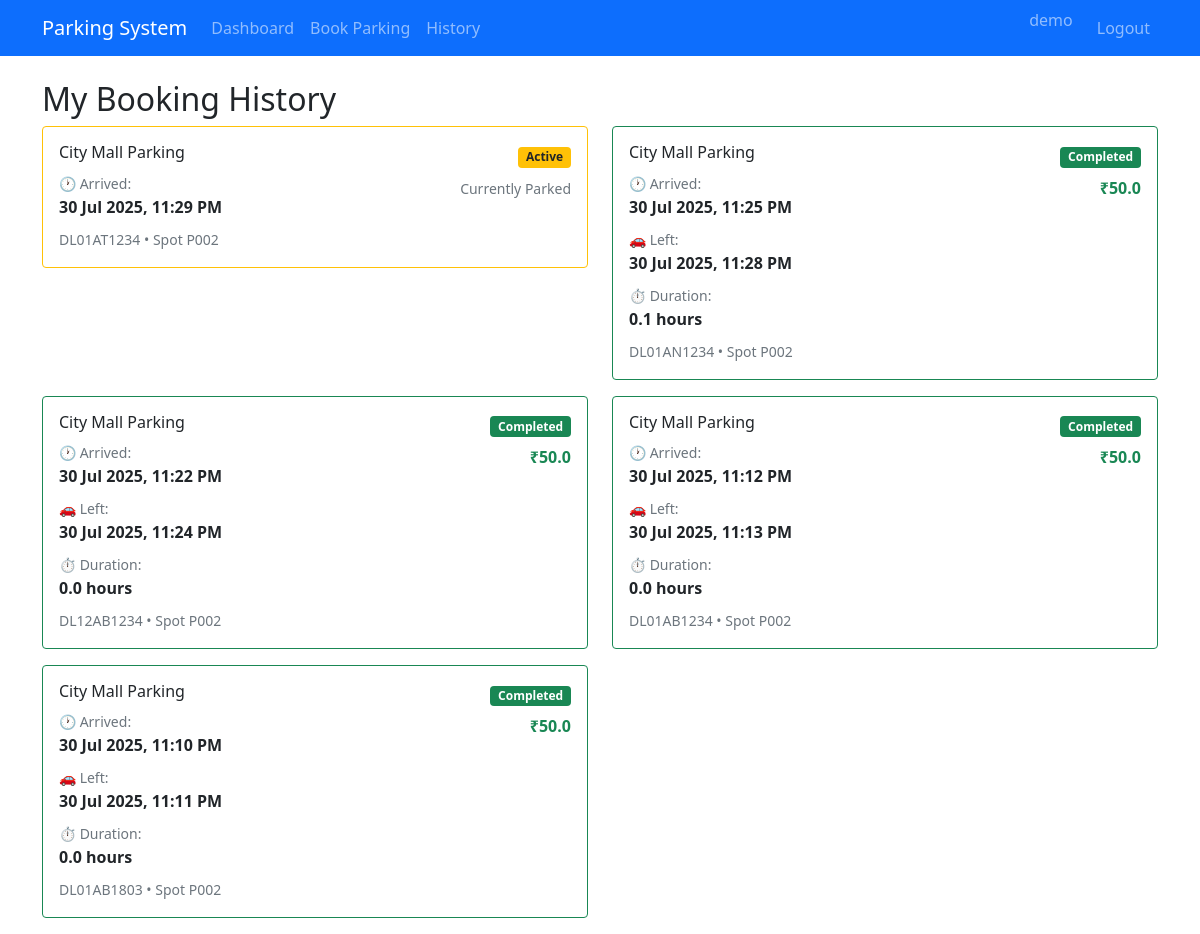
The app's page /booking-history (signed in) with its own data.
### models/database.py (models this page shows)
class Reservation(db.Model):
    id = db.Column(db.Integer, primary_key=True)
    user_id = db.Column(db.Integer, db.ForeignKey('user.id'), nullable=False)
    spot_id = db.Column(db.Integer, db.ForeignKey('parking_spot.id'), nullable=False)
    vehicle_number = db.Column(db.String(20), nullable=False)
    start_time = db.Column(db.DateTime, default=datetime.utcnow)
    end_time = db.Column(db.DateTime)
    total_cost = db.Column(db.Float, default=0.0)
    status = db.Column(db.String(20), default='Active')  # Active, Completed
    created_at = db.Column(db.DateTime, default=datetime.utcnow)

class ParkingLot(db.Model):
    id = db.Column(db.Integer, primary_key=True)
    location_name = db.Column(db.String(100), nullable=False)
    address = db.Column(db.Text, nullable=False)
    pin_code = db.Column(db.String(10), nullable=False)
    price_per_hour = db.Column(db.Float, nullable=False)
    max_spots = db.Column(db.Integer, nullable=False)
    available_spots = db.Column(db.Integer, nullable=False)
    created_at = db.Column(db.DateTime, default=datetime.utcnow)
    spots = db.relationship('ParkingSpot', backref='parking_lot', lazy=True, cascade='all, delete-orphan')

class ParkingSpot(db.Model):
    id = db.Column(db.Integer, primary_key=True)
    spot_number = db.Column(db.String(10), nullable=False)
    lot_id = db.Column(db.Integer, db.ForeignKey('parking_lot.id'), nullable=False)
    status = db.Column(db.String(1), default='A', nullable=False)  # A=Available, O=Occupied
    reservations = db.relationship('Reservation', backref='parking_spot', lazy=True, cascade='all, delete-orphan')

### controllers/user_controller.py (the view)
@user_bp.route('/booking-history')
def booking_history():
    if 'user_id' not in session:
        return redirect(url_for('main.login'))
    user_id = session['user_id']
    reservations = Reservation.query.filter_by(user_id=user_id).order_by(Reservation.created_at.desc()).all()
    return render_template('booking_history.html', reservations=reservations)

### templates/booking_history.html (shortened to what this page needs)
{% extends "base.html" %}
{% block content %}
<h2>My Booking History</h2>
{% if reservations %}
<div class="row">
    {% for reservation in reservations %}
    <div class="col-md-6 mb-3">
        <div class="card {% if reservation.status == 'Active' %}border-warning{% else %}border-success{% endif %}">
            <div class="card-body">
                <div class="d-flex justify-content-between align-items-start">
                    <div>
                        <h6 class="card-title">{{ reservation.parking_spot.parking_lot.location_name }}</h6>
                        <div class="mb-2">
                            <small class="text-muted">🕐 Arrived:</small>
                            <div class="fw-bold">{{ reservation.start_time.strftime('%d %b %Y, %I:%M %p') }}</div>
                        </div>
                        {% if reservation.end_time %}
                        <div class="mb-2">
                            <small class="text-muted">🚗 Left:</small>
                            <div class="fw-bold">{{ reservation.end_time.strftime('%d %b %Y, %I:%M %p') }}</div>
                        </div>
                        <div class="mb-2">
                            <small class="text-muted">⏱️ Duration:</small>
                            <div class="fw-bold">
                                {% set duration_hours = ((reservation.end_time - reservation.start_time).total_seconds() / 3600) %}
                                {{ "%.1f"|format(duration_hours) }} hours
                            </div>
                        </div>
                        {% endif %}
                        <small class="text-muted">{{ reservation.vehicle_number }} • Spot {{ reservation.parking_spot.spot_number }}</small>
                    </div>
                    <div class="text-end">
                        {% if reservation.status == 'Active' %}
                            <span class="badge bg-warning text-dark">Active</span>
                            <div class="mt-2">
                                <small class="text-muted">Currently Parked</small>
                            </div>
                        {% else %}
                            <span class="badge bg-success">Completed</span>
                            {% if reservation.total_cost %}
                                <div class="fw-bold text-success mt-2">₹{{ reservation.total_cost }}</div>
                            {% endif %}
                        {% endif %}
                    </div>
                </div>
            </div>
        </div>
    </div>
    {% endfor %}
</div>
{% else %}
<div class="text-center py-5">
    <h5>No Bookings Yet</h5>
    <p class="text-muted">Your parking history will appear here</p>
    <a href="{{ url_for('user.book_parking') }}" class="btn btn-primary">Book Your First Spot</a>
</div>
{% endif %}
{% endblock %}

### templates/base.html (shortened to what this page needs)
<!DOCTYPE html>
<html lang="en">
<head>
    <link href="https://cdn.jsdelivr.net/npm/bootstrap@5.1.3/dist/css/bootstrap.min.css" rel="stylesheet">
</head>
<body>
    <nav class="navbar navbar-expand-lg navbar-dark bg-primary">
        <div class="container">
            <a class="navbar-brand" href="{{ url_for('main.index') }}">Parking System</a>
            <div class="navbar-collapse" id="navbarNav">
                <ul class="navbar-nav me-auto">
                    {% if session.user_id %}
                        <li class="nav-item">
                            <a class="nav-link" href="{{ url_for('user.dashboard') }}">Dashboard</a>
                        </li>
                        <li class="nav-item">
                            <a class="nav-link" href="{{ url_for('user.book_parking') }}">Book Parking</a>
                        </li>
                        <li class="nav-item">
                            <a class="nav-link" href="{{ url_for('user.booking_history') }}">History</a>
                        </li>
                    {% endif %}
                </ul>
                <ul class="navbar-nav">
                    {% if session.user_id %}
                        <li class="nav-item">
                            <span class="navbar-text me-3">{{ session.user_name }}</span>
                        </li>
                        <li class="nav-item">
                            <a class="nav-link" href="{{ url_for('main.logout') }}">Logout</a>
                        </li>
                    {% endif %}
                </ul>
            </div>
        </div>
    </nav>
    <div class="container mt-4">
        {% block content %}{% endblock %}
    </div>
</body>
</html>

### records on screen
Reservation: parking_spot.parking_lot.location_name "City Mall Parking", start_time "30 Jul 2025, 11:29 PM", vehicle_number "DL01AT1234", parking_spot.spot_number "P002", status "Active"
Reservation: parking_spot.parking_lot.location_name "City Mall Parking", start_time "30 Jul 2025, 11:25 PM", end_time "30 Jul 2025, 11:28 PM", duration_hours "0.1", vehicle_number "DL01AN1234", parking_spot.spot_number "P002", total_cost "50.0"
Reservation: parking_spot.parking_lot.location_name "City Mall Parking", start_time "30 Jul 2025, 11:22 PM", end_time "30 Jul 2025, 11:24 PM", duration_hours "0.0", vehicle_number "DL12AB1234", parking_spot.spot_number "P002", total_cost "50.0"
Reservation: parking_spot.parking_lot.location_name "City Mall Parking", start_time "30 Jul 2025, 11:12 PM", end_time "30 Jul 2025, 11:13 PM", duration_hours "0.0", vehicle_number "DL01AB1234", parking_spot.spot_number "P002", total_cost "50.0"
Reservation: parking_spot.parking_lot.location_name "City Mall Parking", start_time "30 Jul 2025, 11:10 PM", end_time "30 Jul 2025, 11:11 PM", duration_hours "0.0", vehicle_number "DL01AB1803", parking_spot.spot_number "P002", total_cost "50.0"

### other values on screen
{{ session.user_name }} "demo"
